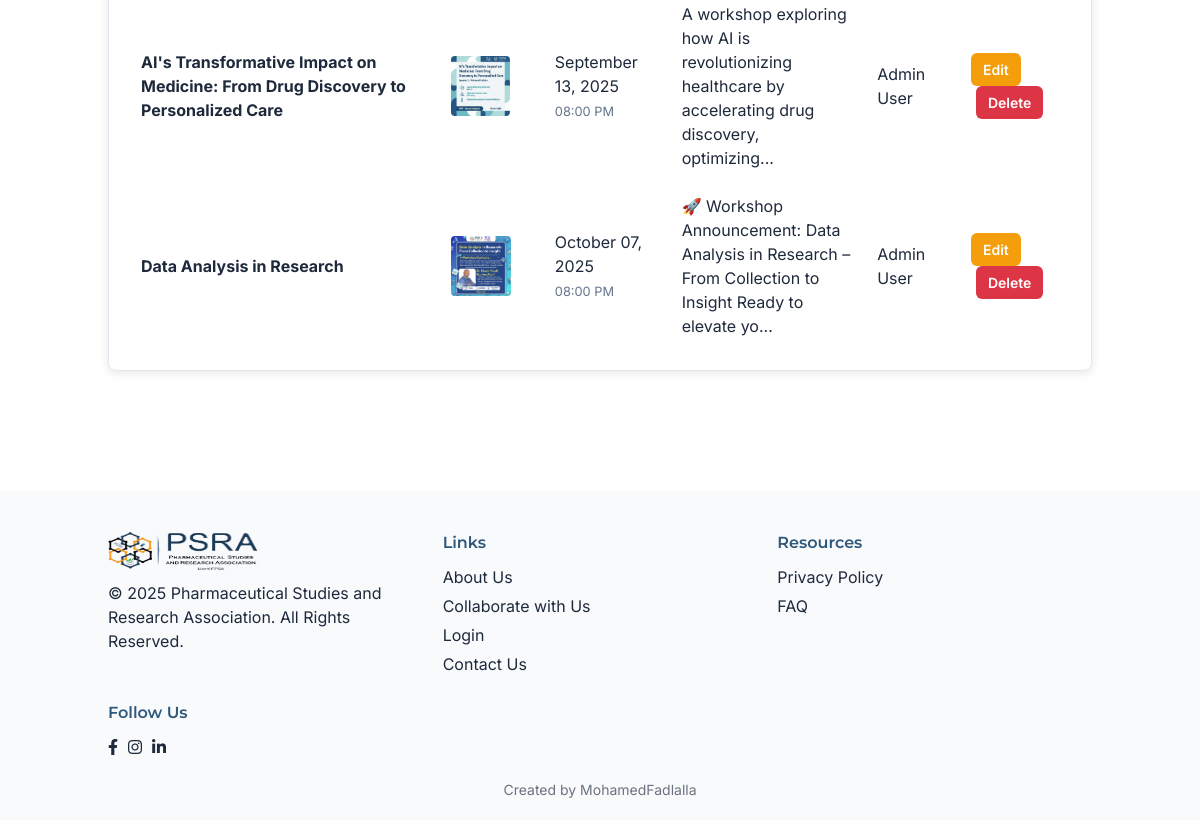
The app's page /admin/events (signed in, lower part), older data.
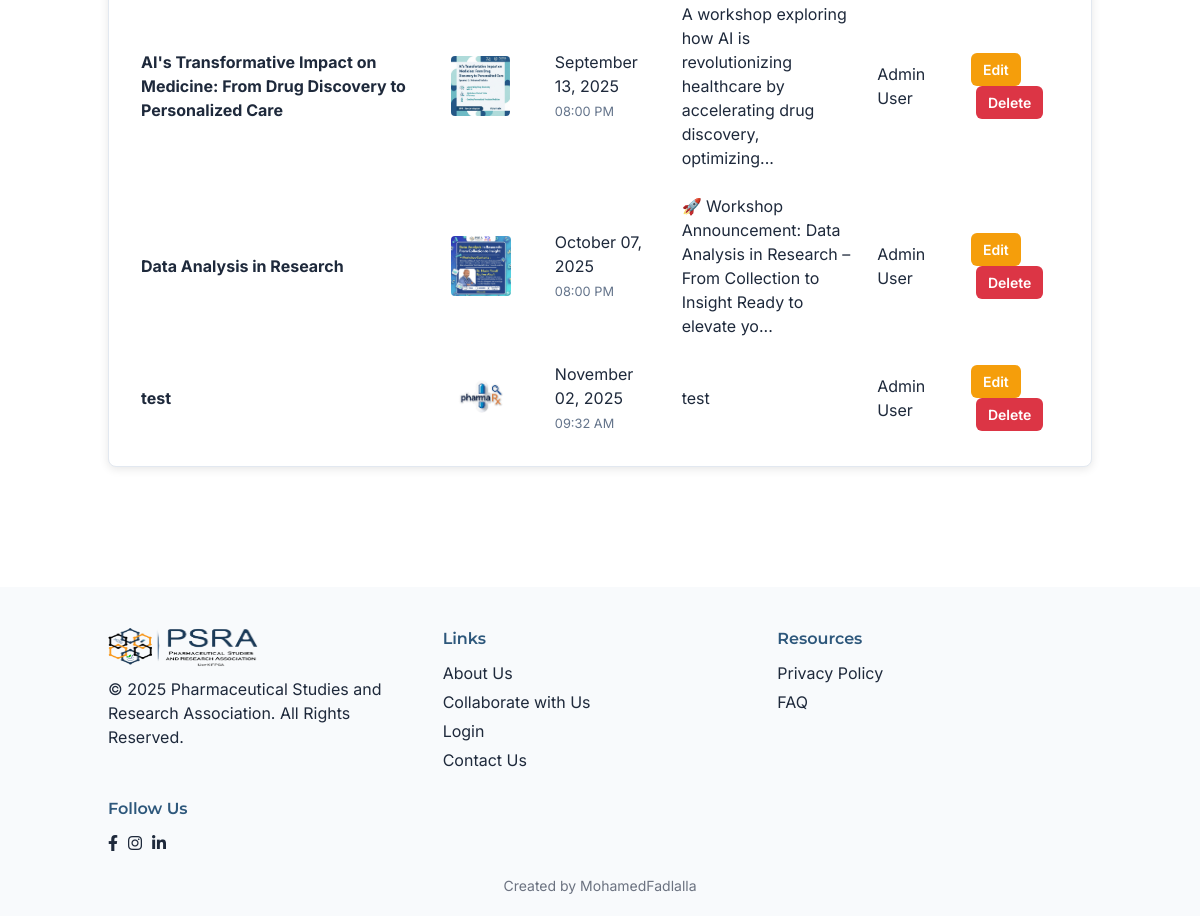
The same page, newer data.
### models.py (models this page shows, shortened)
class Event(db.Model):
    id = db.Column(db.Integer, primary_key=True)
    title = db.Column(db.String(200), nullable=False)
    description = db.Column(db.Text, nullable=True)
    event_date = db.Column(db.Date, nullable=False)
    event_time = db.Column(db.Time, nullable=True)
    image_url = db.Column(db.String(200), default=None)
    presenter = db.Column(db.String(200), nullable=True)
    event_url = db.Column(db.String(500), nullable=True)
    is_archived = db.Column(db.Boolean, default=False)
    created_by = db.Column(db.Integer, db.ForeignKey('user.id'), nullable=False)
    created_at = db.Column(db.DateTime, default=datetime.utcnow)

class User(UserMixin, db.Model):
    id = db.Column(db.Integer, primary_key=True)
    name = db.Column(db.String(100), nullable=False)
    email = db.Column(db.String(120), unique=True, nullable=False)
    password_hash = db.Column(db.String(128), nullable=False)
    batch_number = db.Column(db.Integer, nullable=True)
    phone_number = db.Column(db.String(20), nullable=True)
    whatsapp_number = db.Column(db.String(20), nullable=True)
    is_member = db.Column(db.Boolean, default=False)
    status = db.Column(db.String(20), default='student')  # 'student', 'alumni', 'undergraduate'
    headline = db.Column(db.String(200), nullable=True)
    location = db.Column(db.String(100), nullable=True)
    about = db.Column(db.Text, nullable=True)
    skills = db.Column(db.Text, nullable=True)  # Comma-separated skills
    education = db.Column(db.Text, nullable=True)  # JSON array of education entries
    experience = db.Column(db.Text, nullable=True)  # JSON array of work experience entries
    linkedin_url = db.Column(db.String(200), nullable=True)
    website_url = db.Column(db.String(200), nullable=True)
    cover_photo_url = db.Column(db.String(200), default=None)
    profile_picture_url = db.Column(db.String(200), default=None)
    languages = db.Column(db.Text, nullable=True)  # Comma-separated languages
    certifications = db.Column(db.Text, nullable=True)  # JSON or text for certifications
    projects = db.Column(db.Text, nullable=True)  # JSON or text for projects
    publications = db.Column(db.Text, nullable=True)  # Research publications
    professional_summary = db.Column(db.Text, nullable=True)  # Separate from about
    is_admin = db.Column(db.Boolean, default=False)
    created_at = db.Column(db.DateTime, default=datetime.utcnow)
    posts = db.relationship('Post', backref='author', lazy=True)
    comments = db.relationship('Comment', backref='author', lazy=True)
    likes = db.relationship('Like', backref='user', lazy=True)
    events = db.relationship('Event', backref='creator', lazy=True)

### admin/routes.py (the view)
@admin_bp.route('/events')
@login_required
@admin_required
def manage_events():
    events = Event.query.order_by(Event.event_date.asc(), Event.event_time.asc()).all()
    return render_template('admin/events.html', events=events)

### admin/routes.py (called while the page is built)
def admin_required(f):
    @wraps(f)
    def decorated_function(*args, **kwargs):
        if not current_user.is_authenticated or not current_user.is_admin:
            flash('Access denied. Admin privileges required.', 'error')
            return redirect(url_for('home'))
        return f(*args, **kwargs)
    return decorated_function

### app.py (called while the page is built)
@login_manager.user_loader
def load_user(user_id):
    return User.query.get(int(user_id))

@app.context_processor
def inject_unread_messages():
    if current_user.is_authenticated:
        unread_count = Message.query.filter_by(receiver_id=current_user.id, is_read=False).count()
        return {'unread_message_count': unread_count}
    return {'unread_message_count': 0}

### templates/admin/events.html (shortened to what this page needs)
{% extends "base.html" %}
{% block content %}
<section class="section">
    <div class="container">
        <div class="card">
            {% if events %}
                <div style="overflow-x: auto;">
                    <table style="width: 100%; border-collapse: collapse; margin-top: 20px;">
                        <tbody>
                            {% for event in events %}
                            <tr style="border-bottom: 1px solid var(--border);">
                                <td style="padding: 12px; font-weight: bold;">{{ event.title }}</td>
                                <td style="padding: 12px;">
                                    {% if event.image_url %}
                                    <img src="{{ url_for('static', filename='images/' + event.image_url) }}" alt="Event Image" style="max-width: 80px; max-height: 60px; border-radius: 4px; object-fit: cover;">
                                    {% else %}
                                    <em style="color: var(--text-muted); font-size: 14px;">No image</em>
                                    {% endif %}
                                </td>
                                <td style="padding: 12px;">
                                    {{ event.event_date.strftime('%B %d, %Y') }}
                                    {% if event.event_time %}
                                    <br><small style="color: var(--text-muted);">{{ event.event_time.strftime('%I:%M %p') }}</small>
                                    {% endif %}
                                </td>
                                <td style="padding: 12px;">
                                    <div style="max-width: 300px; word-wrap: break-word;">
                                        {% if event.description %}
                                            {{ event.description[:100] }}{% if event.description|length > 100 %}...{% endif %}
                                        {% else %}
                                            <em style="color: var(--text-muted);">No description</em>
                                        {% endif %}
                                    </div>
                                </td>
                                <td style="padding: 12px;">{{ event.creator.name }}</td>
                                <td style="padding: 12px;">
                                    <a href="{{ url_for('admin.edit_event', event_id=event.id) }}" class="btn" style="padding: 6px 12px; font-size: 14px;">Edit</a>
                                    <form method="POST" action="{{ url_for('admin.delete_event', event_id=event.id) }}" style="display: inline;" onsubmit="return confirm('Are you sure you want to delete this event?')">
                                        <button type="submit" class="btn" style="padding: 6px 12px; font-size: 14px; background-color: #dc3545; margin-left: 5px;">Delete</button>
                                    </form>
                                </td>
                            </tr>
                            {% endfor %}
                        </tbody>
                    </table>
                </div>
            {% else %}
                <div style="text-align: center; padding: 40px;">
                    <p style="font-size: 18px; color: var(--text-muted); margin-bottom: 20px;">No events created yet.</p>
                    <a href="{{ url_for('admin.create_event') }}" class="btn">Create Your First Event</a>
                </div>
            {% endif %}
        </div>
    </div>
</section>
{% endblock %}

### templates/base.html (shortened to what this page needs)
<!DOCTYPE html>
<html lang="en">
<head>
    <script src="https://cdn.tailwindcss.com"></script>
    <link rel="stylesheet" href="{{ url_for('static', filename='css/style.css') }}">
    <link rel="stylesheet" href="https://cdnjs.cloudflare.com/ajax/libs/font-awesome/6.0.0-beta3/css/all.min.css" />
</head>
<body>
    <main>
        {% block content %}{% endblock %}
    </main>
    <footer>
        <div class="container">
            <div class="footer-column">
                <img src="{{ url_for('static', filename='images/logo.png') }}" alt="PSRA Logo" class="footer-logo">
                <p>&copy; 2025 Pharmaceutical Studies and Research Association. All Rights Reserved.</p>
            </div>
            <div class="footer-column">
                <h4>Links</h4>
                <ul>
                    <li><a href="{{ url_for('about') }}">About Us</a></li>
                    <li><a href="{{ url_for('collaborate') }}">Collaborate with Us</a></li>
                    <li><a href="{{ url_for('forum.login') }}">Login</a></li>
                    <li><a href="{{ url_for('contact') }}">Contact Us</a></li>
                </ul>
            </div>
            <div class="footer-column">
                <h4>Resources</h4>
                <ul>
                    <li><a href="{{ url_for('privacy') }}">Privacy Policy</a></li>
                    <li><a href="{{ url_for('faq') }}">FAQ</a></li>
                </ul>
            </div>
            <div class="footer-column">
                <h4>Follow Us</h4>
                <div class="social-icons">
                    <a href="https://www.facebook.com/fpsauofk" target="_blank" aria-label="Facebook"><i class="fab fa-facebook-f"></i></a>
                    <a href="https://www.instagram.com/fpsauofk" target="_blank" aria-label="Instagram"><i class="fab fa-instagram"></i></a>
                    <a href="https://linkedin.com/in/faculty-of-pharmacy-students-association-uofk-96337621a" target="_blank" aria-label="LinkedIn"><i class="fab fa-linkedin-in"></i></a>
                </div>
            </div>
        </div>
        <p class="text-center text-sm text-gray-500 mt-4">Created by <a href="https://mohamedfadlalla.github.io" target="_blank">MohamedFadlalla</a></p>
    </footer>
</body>
</html>

### static/css/style.css (style rules this page uses)
:root { --primary-blue: #2D577B; --primary-blue-light: #607D9B; --accent-orange: #F59E0B; --accent-orange-hover: #E6930A; --accent-green: #4ADE80; --text-gray: #1E293B; --text-muted: #64748B; --bg-secondary: #F8FAFC; --border-color: #E2E8F0; }
*, *::before, *::after { box-sizing: border-box; }
html { scroll-behavior: smooth; }
body { font-family: 'Inter', -apple-system, BlinkMacSystemFont, 'Segoe UI', Roboto, sans-serif; font-size: 16px; line-height: 1.5; color: var(--text-gray); background-color: #ffffff; -webkit-font-smoothing: antialiased; -moz-osx-font-smoothing: grayscale; }
.section { padding: 60px 0; background-color: #ffffff; }
.container { max-width: 1200px; margin: 0 auto; padding: 0 20px; }
.card { background-color: #ffffff; border-radius: 8px; box-shadow: 0 2px 10px rgba(0, 0, 0, 0.1); padding: 20px; margin-bottom: 20px; border: 1px solid var(--border-color); transition: box-shadow 0.3s ease; }
.btn { display: inline-block; padding: 12px 24px; background-color: var(--accent-orange); color: #ffffff; text-decoration: none; border-radius: 6px; font-weight: 600; font-family: 'Inter', sans-serif; transition: all 0.3s ease; border: none; cursor: pointer; text-align: center; }
footer { background-color: var(--bg-secondary); padding: 40px 0 20px; margin-top: 40px; }
footer .container { display: grid; grid-template-columns: repeat(auto-fit, minmax(250px, 1fr)); gap: 20px; }
.footer-column h4 { margin-bottom: 10px; color: var(--primary-blue); font-family: 'Montserrat', sans-serif; font-weight: 600; }
.footer-column ul { list-style: none; }
.footer-column a { color: var(--text-gray); text-decoration: none; display: block; margin-bottom: 5px; font-family: 'Inter', sans-serif; }
.footer-logo { height: 40px; min-width: 150px; margin-bottom: 10px; }
.social-icons { display: flex; gap: 10px; }

Row changes from the older to the newer data that the page shows:
added Event: title "test", image_url (picture), event_date "November 02, 2025", event_time "09:32 AM", description "test", creator.name "Admin User"
